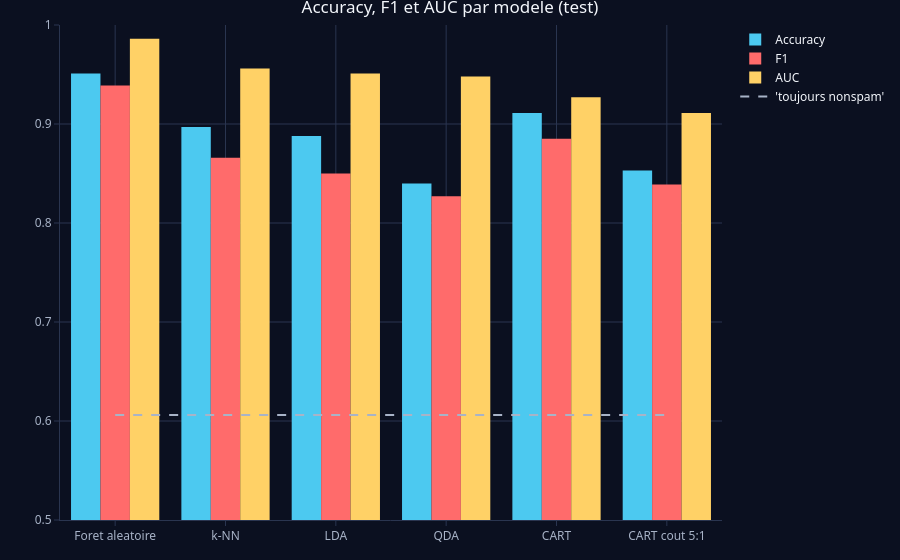

Write notebook code for a chart like this one.
### Markdown cell above
### Comparaison des métriques : accuracy, F1 et AUC

| Métrique | Formule | Dépend du seuil ? | Ce qu'elle mesure | Limites |
|---|---|---|---|---|
| **Accuracy** | $\dfrac{VP + VN}{n}$ | oui | proportion de bonnes décisions | dépend de la **proportion de classes** (0.606 sans rien faire ici) ; traite FP et FN de la même façon |
| **F1** | $\dfrac{2\,\text{Précision}\cdot\text{Rappel}}{\text{Précision}+\text{Rappel}} = \dfrac{2VP}{2VP + FP + FN}$ | oui | qualité de détection de la **classe positive** (spam) | ignore les VN ; dépend de la classe choisie comme positive ; pondère précision et rappel à égalité (pas de coût 5:1) |
| **AUC** | $\mathbb{P}\big(s(X^+) > s(X^-)\big)$ | **non** | qualité de l'**ordonnancement** des scores | ne dit pas quel seuil choisir ; insensible à la calibration des probabilités ; ignore les coûts |

### Code cell
fig <- plot_ly()
for (k in 1:3) {
  metrique <- c("Accuracy", "F1", "AUC")[k]
  fig <- fig %>% add_trace(x = res$Modele, y = res[[metrique]], type = "bar", name = metrique,
                           marker = list(color = pick_color(k - 1)))
}
fig %>%
  add_segments(x = res$Modele[1], xend = res$Modele[nrow(res)], y = mean(yte == "nonspam"),
               yend = mean(yte == "nonspam"), name = "'toujours nonspam'",
               line = list(dash = "dash", color = MUTED)) %>%
  layout(barmode = "group", title = "Accuracy, F1 et AUC par modele (test)",
         xaxis = list(categoryorder = "array", categoryarray = res$Modele), yaxis = list(range = c(0.5, 1))) %>%
  apply_dark_theme()

### Figure 1 — Plotly figure (JSON) as saved in the notebook; plotly's stock layout.template omitted (floating-point values rounded to 4 significant figures)
{"data": [{"error_x": {"color": "rgba(76,201,240,1)"}, "error_y": {"color": "rgba(76,201,240,1)"}, "line": {}, "marker": {"color": "#4cc9f0", "line": {"color": "rgba(76,201,240,1)"}}, "name": "Accuracy", "type": "bar", "x": ["Foret aleatoire", "k-NN", "LDA", "QDA", "CART", "CART cout 5:1"], "xaxis": "x", "y": [0.951, 0.897, 0.888, 0.84, 0.911, 0.853], "yaxis": "y"}, {"error_x": {"color": "rgba(255,107,107,1)"}, "error_y": {"color": "rgba(255,107,107,1)"}, "line": {}, "marker": {"color": "#ff6b6b", "line": {"color": "rgba(255,107,107,1)"}}, "name": "F1", "type": "bar", "x": ["Foret aleatoire", "k-NN", "LDA", "QDA", "CART", "CART cout 5:1"], "xaxis": "x", "y": [0.939, 0.866, 0.85, 0.827, 0.885, 0.839], "yaxis": "y"}, {"error_x": {"color": "rgba(255,209,102,1)"}, "error_y": {"color": "rgba(255,209,102,1)"}, "line": {}, "marker": {"color": "#ffd166", "line": {"color": "rgba(255,209,102,1)"}}, "name": "AUC", "type": "bar", "x": ["Foret aleatoire", "k-NN", "LDA", "QDA", "CART", "CART cout 5:1"], "xaxis": "x", "y": [0.986, 0.956, 0.951, 0.948, 0.927, 0.911], "yaxis": "y"}, {"error_x": {"color": "rgba(128,237,153,1)"}, "error_y": {"color": "rgba(128,237,153,1)"}, "line": {"color": "#a8b3c7", "dash": "dash"}, "marker": {"color": "rgba(128,237,153,1)", "line": {"color": "rgba(128,237,153,1)"}}, "mode": "lines", "name": "'toujours nonspam'", "type": "scatter", "x": ["Foret aleatoire", "CART cout 5:1"], "xaxis": "x", "y": [0.6061, 0.6061], "yaxis": "y"}], "layout": {"barmode": "group", "colorway": ["#4cc9f0", "#ff6b6b", "#ffd166", "#80ed99", "#c77dff", "#f4a261", "#90e0ef", "#e9c46a"], "font": {"color": "#f3f6fb", "family": "Segoe UI, Arial"}, "hoverlabel": {"bgcolor": "#121a2b", "font": {"color": "#f3f6fb"}}, "hovermode": "closest", "legend": {"bgcolor": "rgba(0,0,0,0)", "font": {"color": "#f3f6fb"}}, "margin": {"b": 40, "l": 60, "r": 10, "t": 25}, "paper_bgcolor": "#0b1020", "plot_bgcolor": "#0b1020", "showlegend": true, "title": "Accuracy, F1 et AUC par modele (test)", "xaxis": {"automargin": true, "categoryarray": ["Foret aleatoire", "k-NN", "LDA", "QDA", "CART", "CART cout 5:1"], "categoryorder": "array", "domain": [0, 1], "gridcolor": "#2a3550", "linecolor": "#2a3550", "tickcolor": "#2a3550", "tickfont": {"color": "#a8b3c7"}, "title": [], "type": "category", "zerolinecolor": "#2a3550"}, "yaxis": {"automargin": true, "domain": [0, 1], "gridcolor": "#2a3550", "linecolor": "#2a3550", "range": [0.5, 1], "tickcolor": "#2a3550", "tickfont": {"color": "#a8b3c7"}, "title": [], "zerolinecolor": "#2a3550"}}}
